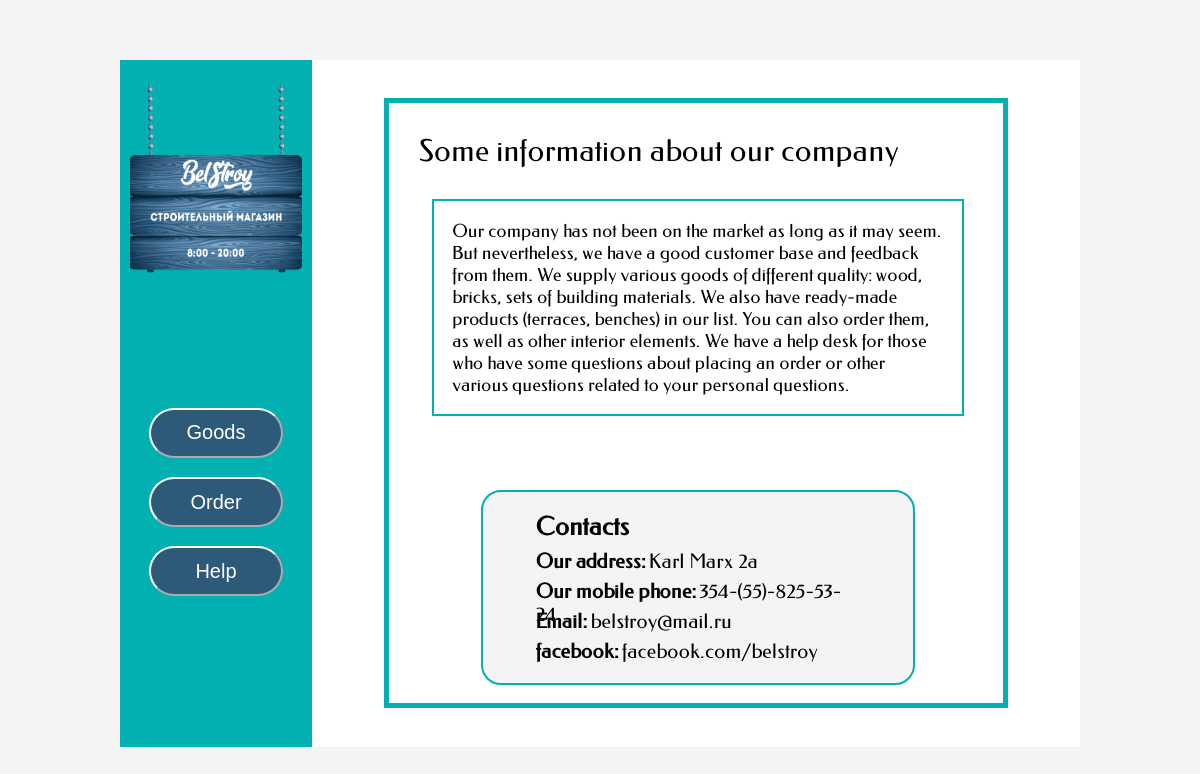
Page /trpo/ on the committed database.
### trpo/models.py (models this page shows, shortened)
class Index(models.Model):
    article = models.CharField(max_length=100, verbose_name='Заголовок')
    about = models.TextField(verbose_name='О нас')
    class Meta:
        verbose_name = 'Главная'
        verbose_name_plural = 'Главная'

### trpo/views.py (the view)
# urls.py: path('', views.Index.as_view(), name='index'),
class Index(ListView):
    model = Index
    context_object_name = 'Index'
    template_name = 'trpo/index.html'

### trpo/templates/trpo/index.html (shortened to what this page needs)
{% load static %}
<!DOCTYPE html>
<html lang="en">
<head>
    <link rel="stylesheet" href = "{% static 'trpo/css/index.css' %}">
    <link rel="stylesheet" href = "{% static 'trpo/css/font.css' %}">
</head>
<body>
    <div class="main">
        <div class="header">
            <img class="logo" src="{% static 'trpo/img/logo.png' %}" alt="">
            <div class="menu">
                <a href="{% url 'goods' %}"><button class="btn">Goods</button></a>
                <a href="{% url 'order' %}"><button class="btn">Order</button></a>
                <a href="{% url 'help' %}"><button class="btn">Help</button></a>
            </div>
        </div>
        <div class="content">
            <div class="frame">
                {% for frame in Index %}
                <div class="phrase">
                    {{ frame.article }}
                </div>
                <div class="about_text">
                    {{ frame.about }}
                </div>
                {% endfor %}
                <div class="contacts">
                    <div class="article">
                        <b>Contacts</b>
                    </div>
                    <div class="contact">
                        <b>Our address:</b> Karl Marx 2a
                    </div>
                    <div class="contact">
                        <b>Our mobile phone:</b> 354-(55)-825-53-24
                    </div>
                    <div class="contact">
                       <b>Email:</b> belstroy@mail.ru
                    </div>
                    <div class="contact">
                        <b>facebook:</b> facebook.com/belstroy
                    </div>
                </div>
            </div>
        </div>
    </div>
</body>
</html>

### trpo/static/trpo/css/index.css (style rules this page uses)
* { margin: 0; padding: 0; }
body { background: #f4f4f4; }
a { text-decoration: none; }
.main { width: 80%; height: auto; margin-left: 10%; margin-top: 5%; margin-bottom: 5%; background: #02b0b1; display: flex; }
.header { width: 16%; height: 500px; background: #02b0b1; position: fixed; -moz-user-select: none; -webkit-user-select: none; -ms-user-select: none; -o-user-select: none; user-select: none; }
.logo { width: 90%; height: 40%; margin-left: 5%; margin-top: 10%; }
.menu { width: 100%; height: 200px; margin-top: 60%; }
.btn { width: 70%; height: 50px; margin: 5%; margin-left: 15%; border-radius: 30px; background: #2e5a7a; font-size: 20px; color: white; border-color: white; -moz-user-select: none; -webkit-user-select: none; -ms-user-select: none; -o-user-select: none; user-select: none; }
.content { width: 80%; height: auto; background: white; margin-left: 20%; display: flex; justify-content: center; }
.frame { width: 80%; height: auto; margin: 5%; border: 5px solid #02b0b1; }
.phrase { width: auto; height: auto; font-size: 30px; margin: 30px; -moz-user-select: none; -webkit-user-select: none; -ms-user-select: none; -o-user-select: none; user-select: none; }
.about_text { width: 80%; height: auto; border: 2px solid #02b0b1; margin-left: 7%; margin-bottom: 10%; padding: 3%; font-size: 18px; -moz-user-select: none; -webkit-user-select: none; -ms-user-select: none; -o-user-select: none; user-select: none; }
.contacts { width: 66%; height: auto; padding: 2%; margin: 3%; margin-top: 12%; margin-left: 15%; border-radius: 20px; border: 2px solid #02b0b1; background: #f4f4f4; }
.contact { width: 80%; height: 30px; font-size: 20px; margin-left: 10%; }
.article { width: 50%; height: 30px; margin: 2%; margin-left: 10%; font-size: 25px; }

### rows in the picture
Index: article "Some information about our company", about "Our company has not been on the market as long as it may seem. But nevertheless, we have a good customer base and feedback from them. We supply various goods of different quality: wood, bricks, sets of building materials. We also have ready-made products (terraces, benches) in our list. You can also order them, as well as other interior elements. We have a help desk for those who have some questions about placing an order or other various questions related to your personal questions."
